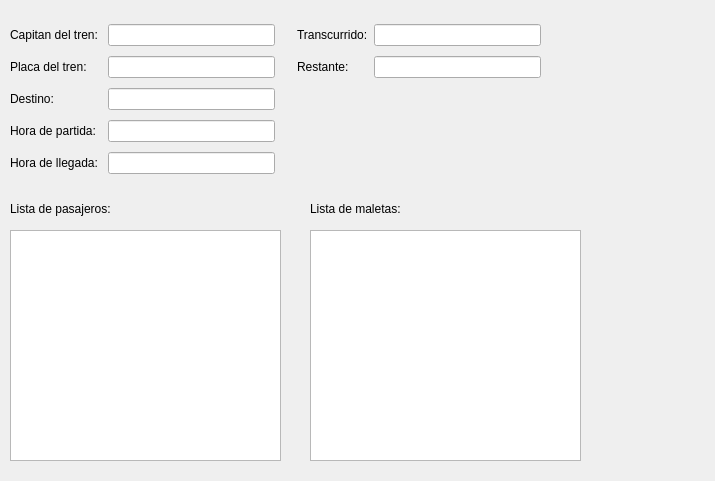
<?xml version="1.0" encoding="UTF-8"?>
<ui version="4.0">
 <class>vmuestraviajes</class>
 <widget class="QDialog" name="vmuestraviajes">
  <property name="geometry">
   <rect>
    <x>0</x>
    <y>0</y>
    <width>715</width>
    <height>481</height>
   </rect>
  </property>
  <property name="windowTitle">
   <string>Dialog</string>
  </property>
  <widget class="QListWidget" name="lstPasajeros">
   <property name="geometry">
    <rect>
     <x>10</x>
     <y>230</y>
     <width>271</width>
     <height>231</height>
    </rect>
   </property>
  </widget>
  <widget class="QLabel" name="label_6">
   <property name="geometry">
    <rect>
     <x>10</x>
     <y>200</y>
     <width>141</width>
     <height>17</height>
    </rect>
   </property>
   <property name="text">
    <string>Lista de pasajeros:</string>
   </property>
  </widget>
  <widget class="QLabel" name="label_7">
   <property name="geometry">
    <rect>
     <x>310</x>
     <y>200</y>
     <width>141</width>
     <height>17</height>
    </rect>
   </property>
   <property name="text">
    <string>Lista de maletas:</string>
   </property>
  </widget>
  <widget class="QListWidget" name="lstEquipaje">
   <property name="geometry">
    <rect>
     <x>310</x>
     <y>230</y>
     <width>271</width>
     <height>231</height>
    </rect>
   </property>
  </widget>
  <widget class="QWidget" name="">
   <property name="geometry">
    <rect>
     <x>10</x>
     <y>20</y>
     <width>265</width>
     <height>161</height>
    </rect>
   </property>
   <layout class="QGridLayout" name="gridLayout">
    <item row="0" column="0">
     <widget class="QLabel" name="label">
      <property name="text">
       <string>Capitan del tren: </string>
      </property>
     </widget>
    </item>
    <item row="0" column="1">
     <widget class="QLineEdit" name="txfCapitan"/>
    </item>
    <item row="1" column="0">
     <widget class="QLabel" name="label_2">
      <property name="text">
       <string>Placa del tren:</string>
      </property>
     </widget>
    </item>
    <item row="1" column="1">
     <widget class="QLineEdit" name="txfPlaca"/>
    </item>
    <item row="2" column="0">
     <widget class="QLabel" name="label_3">
      <property name="text">
       <string>Destino:</string>
      </property>
     </widget>
    </item>
    <item row="2" column="1">
     <widget class="QLineEdit" name="txfDestino"/>
    </item>
    <item row="3" column="0">
     <widget class="QLabel" name="label_4">
      <property name="text">
       <string>Hora de partida:</string>
      </property>
     </widget>
    </item>
    <item row="3" column="1">
     <widget class="QLineEdit" name="txfSalida"/>
    </item>
    <item row="4" column="0">
     <widget class="QLabel" name="label_5">
      <property name="text">
       <string>Hora de llegada:</string>
      </property>
     </widget>
    </item>
    <item row="4" column="1">
     <widget class="QLineEdit" name="txfLlegada"/>
    </item>
   </layout>
  </widget>
  <widget class="QWidget" name="">
   <property name="geometry">
    <rect>
     <x>297</x>
     <y>20</y>
     <width>244</width>
     <height>62</height>
    </rect>
   </property>
   <layout class="QGridLayout" name="gridLayout_2">
    <item row="0" column="0">
     <widget class="QLabel" name="label_8">
      <property name="text">
       <string>Transcurrido:</string>
      </property>
     </widget>
    </item>
    <item row="0" column="1">
     <widget class="QLineEdit" name="txfTranscurrido"/>
    </item>
    <item row="1" column="0">
     <widget class="QLabel" name="label_9">
      <property name="text">
       <string>Restante:</string>
      </property>
     </widget>
    </item>
    <item row="1" column="1">
     <widget class="QLineEdit" name="txfRestante"/>
    </item>
   </layout>
  </widget>
 </widget>
 <resources/>
 <connections/>
</ui>
